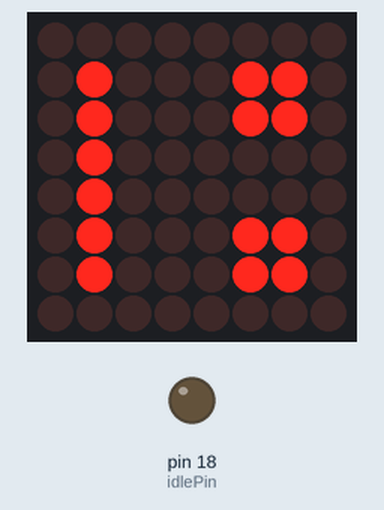
The sketch below on a simulated Arduino Uno, built with avr-gcc and run on an emulated ATmega328P. Parts: 8×8 LED matrix, output pins drawn as LEDs (lit = HIGH). Random numbers use the default seed unless the sketch sets one; the audio player accepts every command and is not drawn.

Above: at 0.7 s.

The sketch:

RobotArduino1.ino
```cpp
//Biblioteki//
#include "LedControl.h"
#include "DFPlayer_Mini_Mp3.h"

//Inicjacja ekranika//
LedControl lc = LedControl(12, 11, 10, 1);

//Piny//
int noisePin = 2; //Pin czujnika dźwięku
int trigPin = 3; //Pin czujnia wstrząsów
int busyPin = 13; //Niebieski LED DFPlayera
int fotoPin = A0; //Pin czujnika światła
int forwardPin = A5; //Pin "czujnika" jazdy - do spr
int idlePin = 18; //Pin sygnału bezczynności

//Statusy//

byte busy = 0;
byte noise = 0;
int trig = 0;
int foto = 0;

//Timery//
unsigned long timer = 0;

void check() {
  busy = digitalRead(busyPin);
  noise = digitalRead(noisePin);
  trig = analogRead(trigPin);
  foto = analogRead(fotoPin);

  Serial.print("Zajętość MP3: ");
  Serial.println(busy);
  Serial.print("Hałas: ");
  Serial.println(noise);
  Serial.print("Ruch: ");
  Serial.println(trig);
  Serial.print("Światło: ");
  Serial.println(foto);
}

void glitch() {
  for (int i = 0; i <= 60; i++) {
    for (int j = 0; j <= 7; j++)
    lc.setColumn(0, j, random(B00000000, B11111111));
  }
}

void smiles (int x) {
  byte s[8] = {B00000000, B01100110, B01100110, B00000000, B00000000, B01000010, B00111100, B00000000};
  byte n[8] = {B00000000, B01100110, B01100110, B00000000, B00000000, B00000000, B01111110, B00000000};
  int b = 7;
  int c = 1;

  switch(x) {
    case 1: //Uśmiech
      for (int i = 0; i <= 7; i++) {
        lc.setColumn(0, i, s[b]);
        b -= 1;
      }
      break;
    case 2: //Neutralna mordka
      for (int i = 0; i <= 7; i++) {
        lc.setColumn(0, i, n[b]);
        b -= 1;
      }
      break;
  }
}

void piosenka () {
  mp3_play(11);
}

void setup() {
  //Wybudzenie sterownika MAX72XX//
  lc.shutdown(0, false);
  //Jasność ekraniku
  lc.setIntensity(0, 8);
  //Wyczyszczenie ekranu
  lc.clearDisplay(0);
  glitch();

  Serial.begin(9600);
  mp3_set_serial(Serial);
  mp3_set_volume(20);
  mp3_stop();

  //Piny
  pinMode(noisePin, INPUT);
  pinMode(trigPin, INPUT);
  pinMode(busyPin, INPUT);
  pinMode(fotoPin, INPUT_PULLUP);
  pinMode(forwardPin, INPUT);
  pinMode(idlePin, OUTPUT);

  //check();
  piosenka();
}

void loop() {
  smiles(2);
}
```
